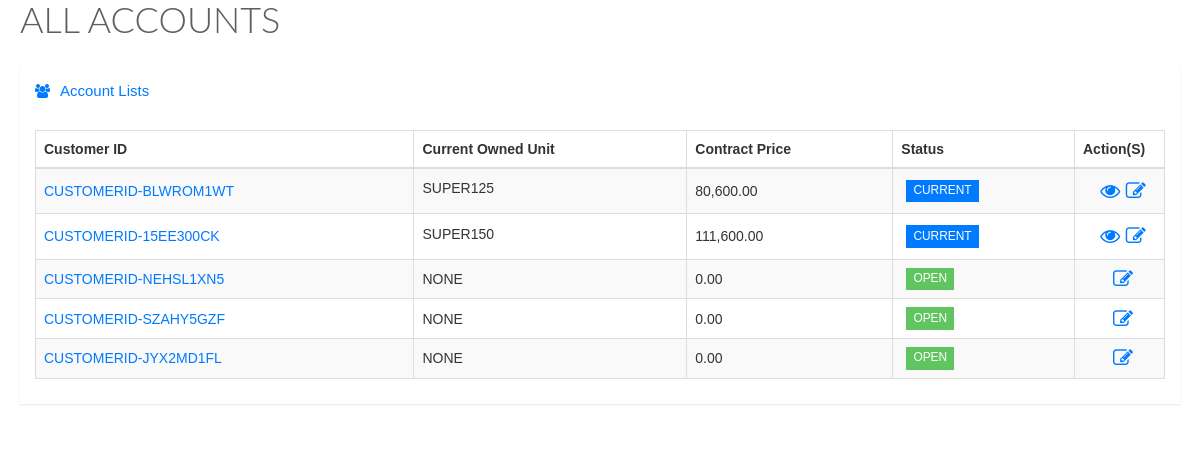
Page /table.php on the committed database.
### tables this page shows
CREATE TABLE `accounts` (
  `id` int(11) NOT NULL,
  `account_id` varchar(100) NOT NULL,
  `model_id` varchar(100) NOT NULL,
  `status` varchar(100) NOT NULL,
  `terms` varchar(100) NOT NULL,
  `monthly_installment` decimal(10,2) NOT NULL,
  `totalpaid` decimal(10,2) NOT NULL,
  `deposit` decimal(10,2) NOT NULL,
  `rebate` decimal(10,2) NOT NULL,
  `contract_price` decimal(10,2) NOT NULL,
  `months` int(11) NOT NULL,
  `datepayment` date NOT NULL,
  `downpayment` double(10,2) NOT NULL
);

CREATE TABLE `stocks` (
  `model_id` int(11) NOT NULL,
  `category_name` varchar(30) NOT NULL,
  `model_name` varchar(30) NOT NULL,
  `price` decimal(10,2) NOT NULL,
  `downpayment` decimal(10,2) NOT NULL,
  `color` varchar(100) NOT NULL,
  `engine_number` varchar(30) NOT NULL,
  `chassis` varchar(30) NOT NULL,
  `status` varchar(100) NOT NULL,
  `branch` varchar(100) NOT NULL
);

### table.php (the view, shortened to what this page needs)
<link href="stylesheets/bootstrap.min.css" media="all" rel="stylesheet" type="text/css" />
   <link href="stylesheets/font-awesome.min.css" media="all" rel="stylesheet" type="text/css" />
   <link href="stylesheets/datatables.css" media="all" rel="stylesheet" type="text/css" />
   <link href="stylesheets/style.css" media="all" rel="stylesheet" type="text/css" />
    <link href="stylesheets/jquery.fancybox.css" media="all" rel="stylesheet" type="text/css" />
   <div class="animated fadeInDown " id="accounthide">
       <div class="page-title">
         <h1>
         </h1>
       </div>
       <div class="row">
         <div class="col-lg-12">
           <div class="widget-container fluid-height clearfix">
             <div class="heading">
               <i class="fa fa-users"></i>Account Lists
             </div>
             <div class="widget-content padded clearfix">
               <table class="table table-bordered table-striped" id="dataTable1">
                 <thead>
                   <th>
                     Customer ID
                   </th>
                   <th>
                     Current Owned Unit
                   </th>
                   <th class="hidden-xs">
                     Contract Price
                   </th>
                   <th class="hidden-xs">
                     Status
                   </th>
                   <th>Action(S)</th>
                 </thead>
                 <tbody>
                    <?php
                       include 'db/connection.php';
                       $accounts = $dbConn->query("SELECT * FROM accounts");
                       while ($getaccounts = $accounts->fetch(PDO::FETCH_ASSOC))
                       {
                       ?>
                       <tr>
                       <td><a href="#dis<?php echo $getaccounts['account_id'];
                       ?>" class="fancybox"><?php echo $getaccounts['account_id'];
                       ?></a></td>
                         <td> <?php
                                 $querymodel = $dbConn->query("SELECT * FROM stocks where model_id = '".$getaccounts['model_id']."' ");
                                 $dismodel = $querymodel->fetch(PDO::FETCH_ASSOC);
                                 if($dismodel['model_id'] == NULL)
                                 {
                                 echo 'NONE';
                                 }
                                 else
                                 {
                                 echo '<label style="text-transform:uppercase;">'.$dismodel['model_name'].'</label>';
                                 }
                                 ?></td>
                          <td><?php echo number_format($getaccounts['contract_price'],2);?></td>
                          <td><?php  if ($getaccounts['status'] == 'open')
                                 {
                                   echo '<span class="label label-success">OPEN</span>';
                                 }
                                 elseif($getaccounts['status'] == 'current')
                                 {
                                   echo '<span class="label label-primary">CURRENT</span>';
                                  }
                                  else{
                                   echo '<span class="label label-danger">CLOSE</span>';
                                   } ?></td>
                         <td class="actions" style="font-size:20px;">
                       <div class="action-buttons">
                       <CENTER>
                       <?php  if ($getaccounts['status'] == 'open')
                                 {
                                   echo '<a class="fa fa-edit" id="edit_accounts" data-accounts="'.$getaccounts['account_id'].'" href="#"></a>';
                                 }
                                  else{
                                   echo '  <a class="fa fa-eye fancybox" href="#'.$getaccounts['account_id'].'"></a> <a class="fa fa-edit" id="edit_accounts" data-accounts="'.$getaccounts['account_id'].'" href="#"></a>';
                                   } ?></CENTER>
                        </div>
                     </td>
                                </tr>
                                <?php } ?>
                 </tbody>
               </table>
             </div>
           </div>
         </div>
       </div></div>

### rows in the picture
accounts: account "CUSTOMERID-BLWROM1WT", stocks.model_name "SUPER125", contract_price "80,600.00", status "CURRENT"
accounts: account "CUSTOMERID-15EE300CK", stocks.model_name "SUPER150", contract_price "111,600.00", status "CURRENT"
accounts: account "CUSTOMERID-NEHSL1XN5", shows "NONE", contract_price "0.00", status "OPEN"
accounts: account "CUSTOMERID-SZAHY5GZF", shows "NONE", contract_price "0.00", status "OPEN"
accounts: account "CUSTOMERID-JYX2MD1FL", shows "NONE", contract_price "0.00", status "OPEN"
